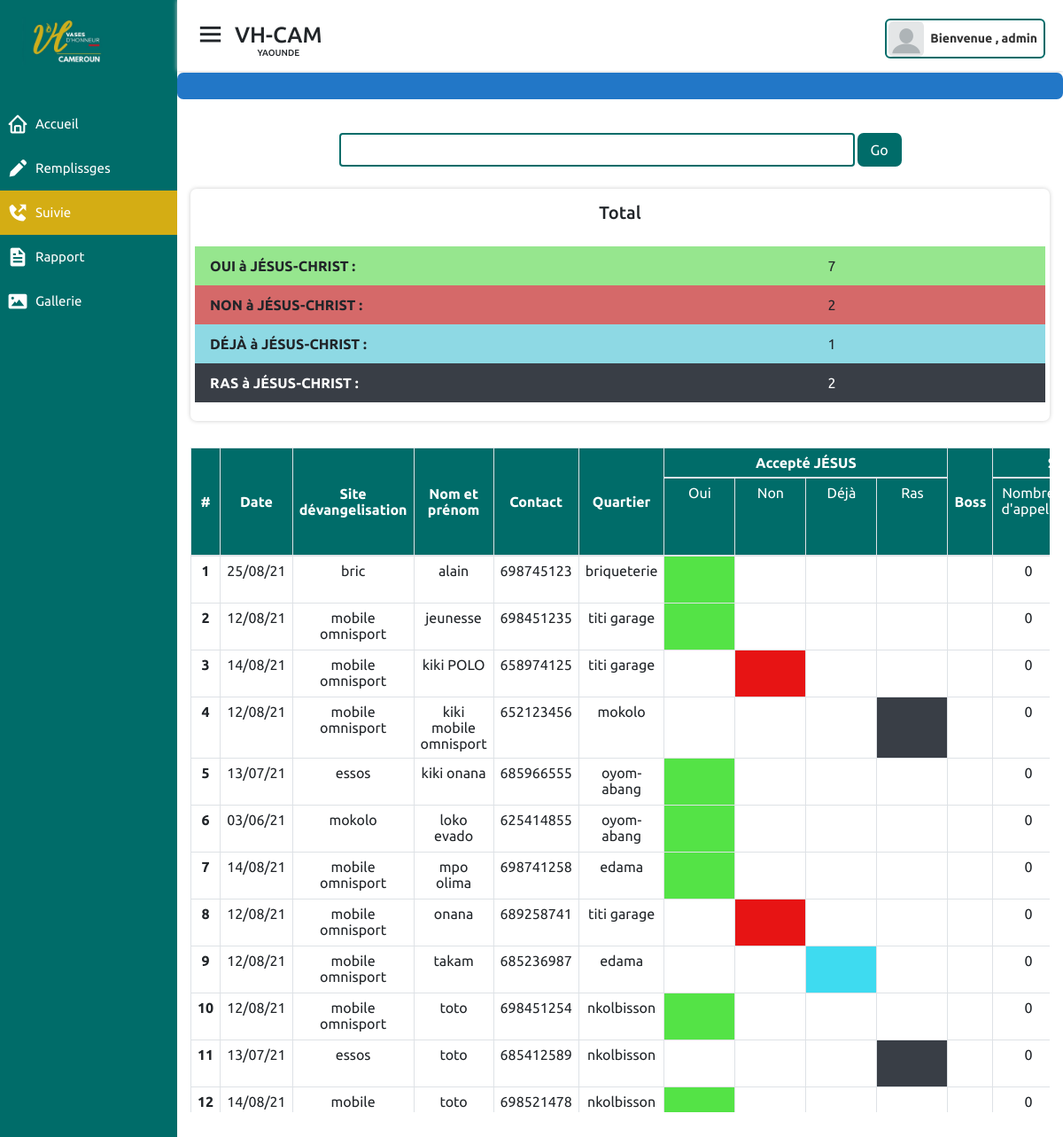
Screenshot of /evangelisations/suivie/ (signed in) with the database file from the repository.
### remplissages/models.py (models this page shows, shortened)
class Person(models.Model):
    ACCEPTE_JESUS = (
        ('oui', 'Oui'),
        ('non', 'Non'),
        ('ras', 'Ras'),
        ('déjà', 'Déjà')
    )
    SEXE = (
        ('masculin', 'Masculin'),
        ('féminin', 'Féminin')
    )
    WHATSAPP = (
        ('oui', 'Oui'),
        ('non', 'Non'),
    )
    site_evangelisation = models.ForeignKey(Site,
                                            related_name='personnes_evangelise',
                                            on_delete=models.SET_NULL, blank=True,  null=True,
                                            verbose_name="site d'évangelisation")
    author = models.ForeignKey(User, related_name='auth_personnes',
                                            on_delete=models.SET_NULL,
                                            blank=True,
                                            null=True,
                                            verbose_name="Enrgistré par ")
    evangelisation = models.ForeignKey(Evangelisation, related_name='personnes',
                                            on_delete=models.SET_NULL,
                                            blank=True,
                                            null=True,
                                            verbose_name="Moment d'évangelisation")
    date = models.DateField(auto_now_add=False, auto_created=False)
    nom_et_prenom = models.CharField(max_length=200, verbose_name='Nom et Prénom', help_text="ce champ doit avoir au moins trois caractères")
    contacts = models.PositiveIntegerField()
    quartier_d_habitation = models.CharField(max_length=200, verbose_name="Quartier d'habitation", help_text="ce champ doit avoir au moins trois caractères")
    accepte_jesus = models.CharField(choices=ACCEPTE_JESUS, max_length=15, verbose_name='Accepté JÉSUS')
    sexe = models.CharField(choices=SEXE, max_length=15, verbose_name='Sexe')
    whatsapp = models.CharField(choices=WHATSAPP, max_length=15, verbose_name='Whatsapp')
    boss = models.ManyToManyField(User, related_name='personnes', help_text="selectionner les boss qui ont évangelisés cette personne")
    sujets_de_priere = models.TextField(verbose_name="Prière et observation", null=True, blank=True, help_text="ce champ est optionnel")
    temoignages = models.TextField(verbose_name="Témoignage", null=True, blank=True, help_text="ce champ est optionnel")
    author = models.ForeignKey(User, related_name='author_personnes',
                                on_delete=models.SET_NULL,
                                null=True,
                                verbose_name="ajouter par ")
    created = models.DateTimeField(auto_now_add=True, verbose_name='créer à')
    updated = models.DateTimeField(auto_now=True, verbose_name='mis à jour à')
    class Meta:
        verbose_name = "Personne évangélisé"
        ordering = ('nom_et_prenom',)

class Site(models.Model):
    status = (
        ('oui', 'Oui'),
        ('non', 'Non')
    )
    nom_site_evangelisation = models.CharField(max_length=200,verbose_name="site d'évangélisation", help_text="le nom du site doit avoir au moins 03 caractères")
    description = models.TextField(null=True, blank=True, verbose_name="Description", help_text="ajouter une description du site")
    image = models.ImageField(upload_to='images/site/%Y/%m/%d/', null=True, blank=True, help_text="ajouter une image")
    author = models.ForeignKey(User, related_name='sites',
                                on_delete=models.SET_NULL,
                                null=True,
                                verbose_name="ajouter par ")
    actif = models.CharField(max_length=15, choices=status, default='non')
    created = models.DateTimeField(auto_now_add=True)
    updated = models.DateTimeField(auto_now=True)
    class Meta:
        verbose_name = "Site d'évangélisation"
    def __str__(self):
        return self.nom_site_evangelisation

class Suivie(models.Model):
    choix = (
        ('---', '---'),
        ('rester', 'Rester'),
        ('passager', 'Passager'),
        ('indécis', 'Indécis')
    )
    person = models.OneToOneField(Person, on_delete=models.CASCADE,
                                    blank=True,  null=True, verbose_name='Personne')
    nbre_appel = models.PositiveIntegerField(default=0, verbose_name="Nombre d'appel")
    nbre_visite_au_culte = models.PositiveIntegerField(default=0,
                                                        verbose_name="Nombre de visite")
    nbre_invitation_au_culte = models.PositiveIntegerField(default=0, verbose_name="Nombre d'invitation au culte")
    nbre_presence_total_au_culte = models.PositiveIntegerField(default=0, verbose_name="Nombre de présence éffective au culte")
    choix_person = models.CharField(max_length=25, choices=choix, default='---', verbose_name="Choix de la personne")
    boos_suivi = models.TextField(verbose_name='Boss ayant éffectuer le suivi')
    author = models.ForeignKey(User, related_name='suivis',
                                on_delete=models.SET_NULL,
                                null=True,
                                verbose_name="ajouter par ")

### suivie/views.py (the view)
# urls.py: path('', views.index_suivie, name="index_suivie"),
@login_required
def index_suivie(request):
    context = dict()
    last_suivi = None
    last_suivi_date = None
    person_oui = None
    person_non = None
    person_ras = None
    person_deja = None
    suivie_person = Person.objects.all()
    form = SearchForm()
    if request.method == 'POST':
        form = SearchForm(request.POST)
        if form.is_valid():
            query = form.cleaned_data['query']
            last_suivi = suivie_person.filter(date=query)
            person_oui = last_suivi.filter(accepte_jesus='oui').count()
            person_non = last_suivi.filter(accepte_jesus='non').count()
            person_ras = last_suivi.filter(accepte_jesus='ras').count()
            person_deja = last_suivi.filter(accepte_jesus='déjà').count()
            last_suivi_date = query
    else:
        last_suivi = suivie_person
        person_oui = suivie_person.filter(accepte_jesus='oui').count()
        person_non = suivie_person.filter(accepte_jesus='non').count()
        person_ras = suivie_person.filter(accepte_jesus='ras').count()
        person_deja = suivie_person.filter(accepte_jesus='déjà').count()
    if request.session.get('is_update'):
        context['is_update'] = request.session.get('is_update')
        del request.session['is_update']
    if request.session.get('add_suivi_personne'):
        context['add_suivi_personne'] = request.session.get('add_suivi_personne')
        del request.session['add_suivi_personne']
    context['active'] = 'index_suivie'
    context['person_oui'] = person_oui
    context['person_non'] = person_non
    context['person_ras'] = person_ras
    context['person_deja'] = person_deja
    context['last_suivi'] = last_suivi
    context['last_suivi_date'] = last_suivi_date
    context['form'] = form
    return render(request, 'suivie/index_suivie.html', context)

### suivie/forms.py
class SearchForm(forms.Form):
    query = forms.DateField(input_formats=['%d/%m/%Y'])

### suivie/templates/suivie/index_suivie.html (shortened to what this page needs)
{% extends 'base.html' %}
{% load widget_tweaks %}
{% load static %}
{% block content %}
<div class="row">
    <div class="col-md-12">
        <div class="wrap_rempl">
            <form id="search_form" action="{% url 'suivie:index_suivie' %}" method="POST" class="mb-1">
                {{ form.query }}
                <button type="submit">Go</button>
            </form>
            <div class="rempl suivie_info">
                <div class="rempl_descrip">
                    <h2>
                        {% if last_suivi_date %}
                            Total du {{ last_suivi_date|date:"d/m/y" }}
                        {% else %}
                            Total
                        {% endif %}
                    </h2>
                    <dl class="dl-horizontal">
                        <div class="pt-2">
                            <div class="row" style="background-color: #96E68E;padding: 10px 2px 2px 2px;">
                                <dt class="col-sm-6">OUI à JÉSUS-CHRIST :</dt>
                                <dd class="col-sm-6">{{person_oui}}</dd>
                            </div>
                            <div class="row" style="background-color: #D56969;padding: 10px 2px 2px 2px;">
                                <dt class="col-sm-6">NON à JÉSUS-CHRIST : </dt>
                                <dd class="col-sm-6">{{person_non}}</dd>
                            </div>
                            <div class="row" style="background-color: #8ED9E4;padding: 10px 2px 2px 2px;">
                                <dt class="col-sm-6">DÉJÀ à JÉSUS-CHRIST :</dt>
                                <dd class="col-sm-6">{{person_deja}}</dd>
                            </div>
                            <div class="row" style="background-color: #393E46;padding: 10px 2px 2px 2px; color: #fff;">
                                <dt class="col-sm-6">RAS à JÉSUS-CHRIST :</dt>
                                <dd class="col-sm-6">{{person_ras}}</dd>
                            </div>
                        </div>
                    </dl>
                </div>
            </div>
        </div>
    </div>
    <div class="col-md-12">
        <div class="table-responsive tab-elmt scroll-tab-elmt">
            <table class="table table-bordered table-hover" id="person-evang">
                <thead>
                    <tr>
                        <th scope="col" rowspan="2">#</th>
                        <th scope="col" rowspan="2">Date</th>
                        <th scope="col" rowspan="2">Site dévangelisation</th>
                        <th scope="col" rowspan="2">Nom et prénom</th>
                        <th scope="col" rowspan="2">Contact</th>
                        <th scope="col" rowspan="2">Quartier</th>
                        <th scope="col" colspan="4">Accepté JÉSUS</th>
                        <th scope="col" rowspan="2">Boss</th>
                        <th scope="col" colspan="2">Suivi</th>
                    </tr>
                    <tr>
                        <td>Oui</td>
                        <td>Non</td>
                        <td>Déjà</td>
                        <td>Ras</td>
                        <td>Nombre d'appels</td>
                    </tr>
                    </thead>
                    <tbody>
                    {% include 'suivie/table_suive.html' %}
                    </tbody>
            </table>
        </div>
    </div>
</div>
{% endblock %}

### templates/layout/navbar.html (shortened to what this page needs)
{% load static %}
<nav class="rapport_nav account_nav {% if active == 'gallerie' %}gallerie_nav{% endif %}">
    <div class="nav-bar-first">
        <div class="sidebar-button">
            <i class='bx bx-menu sibebarBtn'></i>
            <div class="navbar-head">
                <span class="dashboard">VH-CAM</span>
                <span style="font-size: 10px;position: relative;top: -7px;">YAOUNDE</span>
            </div>
        </div>
        <div class="profile-details">
            <img src="{% static 'images/profile.png' %}" alt="">
            <span class="admin_name">Bienvenue , {{request.user}}</span>
        </div>
    </div>
    <div class="rempl-infos-submit">
            {% if is_update %}
                <p id="is_update" class="pt-2 pb-2 pl-2 pr-2">
                </p>
            {% endif %}
    </div>
</nav>

### suivie/templates/suivie/table_suive.html (shortened to what this page needs)
{% for personne in last_suivi %}
    <tr {% if add_suivi_personne == personne.nom_et_prenom %}style="background-color: #3EDBF0;"{% endif %}>
        <th scope="row">{{ forloop.counter }}</th>
        <td >{{ personne.date|date:"d/m/y" }}</td>
        <td>{{ personne.site_evangelisation }}</td>
        <td>{{ personne.nom_et_prenom }}</td>
        <td>{{ personne.contacts }}</td>
        <td>{{ personne.quartier_d_habitation }}</td>
        {% if personne.accepte_jesus == 'oui' %}
        <td style="background-color: #54E346;"></td>
        <td></td>
        <td></td>
        <td></td>
        {% elif personne.accepte_jesus == 'non' %}
        <td></td>
        <td style="background-color: #E71414;"></td>
        <td></td>
        <td></td>
        {% elif personne.accepte_jesus == 'déjà' %}
        <td></td>
        <td></td>
        <td style="background-color: #3EDBF0;"></td>
        <td></td>
        {% elif personne.accepte_jesus == 'ras' %}
        <td></td>
        <td></td>
        <td></td>
        <td style="background-color: #393E46;"></td>
        {% endif %}
        <td>
        </td>
        <td>{{ personne.suivie.nbre_appel }}</td>
    </tr>
    {% empty %}
    <p class="tabl_empty">pas de donnée</p>
{% endfor %}

### static/css/style.css (style rules this page uses)
* { margin: 0; padding: 0; box-sizing: border-box; font-family: 'Ubuntu', sans-serif; }
body { min-height: 100vh; width: 100%; }
.home-section nav { position: fixed; width: calc(100% - 200px); z-index: 100; left: 200px; height: 80px; top: 0; right: 0; background: #fff; padding: 0 20px; display: flex; align-items: center; box-shadow: 0 0 5px #ccc; justify-content: space-between; flex-direction: column; transition: all .5s ease; }
nav .nav-bar-first { position: relative; top: 21px; display: flex; justify-content: space-between; width: 100%; }
.navbar-head { display: flex; align-items: center; flex-direction: column; }
.home-section nav .sidebar-button { display: flex; align-items: start; font-size: 25px; font-weight: 500; }
.home-section nav .sidebar-button i { font-size: 35px; margin-right: 10px ; }
.home-section nav .profile-details { position: relative; display: flex; align-items: center; height: 45px; min-width: 165px; border: 2px solid #006c69 !important; border-radius: 6px; padding: 0 0px 0 2px; }
nav .profile-details img { height: 40px; width: 40px; object-fit: cover; border-radius: 6px; }
nav .profile-details .admin_name { font-size: 14px; font-weight: 600; color: #333; margin: 0 7px; white-space: nowrap; }
.row { margin-right: 0 !important; margin-left: 0 !important; }
.table-hover thead { background: #006c69; }
.table thead th { vertical-align: middle !important; min-width: auto !important; }
table thead tr th, table thead tr td { color: #fff; }
table thead tr td { min-width: 80px !important; }
.tab-elmt { background: #fff; margin-top: 5px; max-height: 750px; overflow: auto; }

### remplissages/static/remplissages/css/remplissages.css (style rules this page uses)
h2 { font-size: 20px; padding: 0px 15px 0px 0px; }
.wrap_rempl { margin-top: 150px; }
.rempl { box-shadow: 0 0 5px#ccc; border: 5px solid #fff; background-color:#fff; border-radius: 7px; margin-bottom: 25px; }
.rempl_descrip { position: relative; }
.rempl-infos-submit { position: absolute; width: 100%; top: 82px; left: 0px; height: 30px;; z-index: -80; }
.scroll-tab-elmt { max-height: 750px !important; overflow: auto; margin-bottom: 50px; }
#is_update { background-color: #2277c7; border-radius: 7px; text-align: center; color: #fff; height: inherit; }

### suivie/static/suivie/css/suivie.css (style rules this page uses)
.suivie_info h2 { text-align: center; padding: 10px 0; }
#id_query { height: calc(1.5em + .75rem + 2px); padding: .375rem .75rem; font-size: 1rem; font-weight: 400; margin-right: 3px; line-height: 1.5; color:#495057; background-color:#fff; background-clip: padding-box; border: 2px solid #006c69; border-radius: .25rem; width: 60%; transition: border-color .15s ease-in-out,box-shadow .15s ease-in-out; }
#search_form { display: flex; justify-content: center; margin-bottom: 25px !important; }
#search_form button { border: none; background-color: #006c69; color: #fff; width: 50px; border-radius: 7px !important; }

### rapport/static/rapport/css/rapport.css (style rules this page uses)
.table td, .table th { padding: 7px !important; text-align: center !important; }

### rows the page displays
Person: date "25/08/21", site_evangelisation "bric", nom_et_prenom "alain", contacts "698745123", quartier_d_habitation "briqueterie", accepte_jesus "oui" (drawn), suivie.nbre_appel "0"
Person: date "12/08/21", site_evangelisation "mobile omnisport", nom_et_prenom "jeunesse", contacts "698451235", quartier_d_habitation "titi garage", accepte_jesus "oui" (drawn), suivie.nbre_appel "0"
Person: date "14/08/21", site_evangelisation "mobile omnisport", nom_et_prenom "kiki POLO", contacts "658974125", quartier_d_habitation "titi garage", accepte_jesus "non" (drawn), suivie.nbre_appel "0"
Person: date "12/08/21", site_evangelisation "mobile omnisport", nom_et_prenom "kiki mobile omnisport", contacts "652123456", quartier_d_habitation "mokolo", accepte_jesus "ras" (drawn), suivie.nbre_appel "0"
Person: date "13/07/21", site_evangelisation "essos", nom_et_prenom "kiki onana", contacts "685966555", quartier_d_habitation "oyom-abang", accepte_jesus "oui" (drawn), suivie.nbre_appel "0"
Person: date "03/06/21", site_evangelisation "mokolo", nom_et_prenom "loko evado", contacts "625414855", quartier_d_habitation "oyom-abang", accepte_jesus "oui" (drawn), suivie.nbre_appel "0"
Person: date "14/08/21", site_evangelisation "mobile omnisport", nom_et_prenom "mpo olima", contacts "698741258", quartier_d_habitation "edama", accepte_jesus "oui" (drawn), suivie.nbre_appel "0"
Person: date "12/08/21", site_evangelisation "mobile omnisport", nom_et_prenom "onana", contacts "689258741", quartier_d_habitation "titi garage", accepte_jesus "non" (drawn), suivie.nbre_appel "0"
Person: date "12/08/21", site_evangelisation "mobile omnisport", nom_et_prenom "takam", contacts "685236987", quartier_d_habitation "edama", accepte_jesus "déjà" (drawn), suivie.nbre_appel "0"
Person: date "12/08/21", site_evangelisation "mobile omnisport", nom_et_prenom "toto", contacts "698451254", quartier_d_habitation "nkolbisson", accepte_jesus "oui" (drawn), suivie.nbre_appel "0"
Person: date "13/07/21", site_evangelisation "essos", nom_et_prenom "toto", contacts "685412589", quartier_d_habitation "nkolbisson", accepte_jesus "ras" (drawn), suivie.nbre_appel "0"
Person: date "14/08/21", site_evangelisation "mobile…", nom_et_prenom "toto…", contacts "698521478", quartier_d_habitation "nkolbisson", accepte_jesus "oui" (drawn), suivie.nbre_appel "0"

### other values shown
{{ request.user }} "admin"
{{ person_oui }} "7"
{{ person_non }} "2"
{{ person_deja }} "1"
{{ person_ras }} "2"
